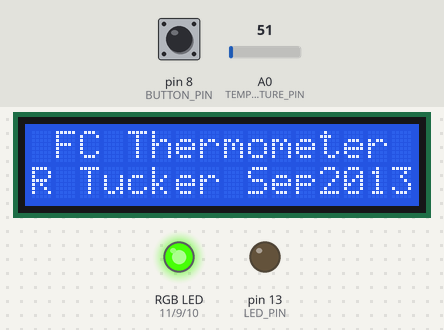
Simulated run of this sketch. Board: Arduino Uno, built with avr-gcc and run on an emulated ATmega328P. Shown: 16×2 character LCD, an RGB LED mixed from three pins (HIGH = lit), output pins drawn as LEDs (lit = HIGH). The inputs (shaded band) are chosen by the test bench; at power-on: pin 8 (BUTTON_PIN) HIGH, A0 (TEMPERATURE_PIN) = 51.

Above: at 1.2 s.
1.3 s: pin 8 (BUTTON_PIN) pulled LOW for 0.15 s
At 1.39 s:
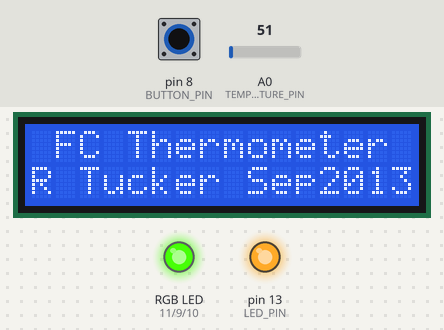
2.9 s: A0 (TEMPERATURE_PIN) set to 61
5.9 s: pin 8 (BUTTON_PIN) pulled LOW for 1 s
At 9.0 s:
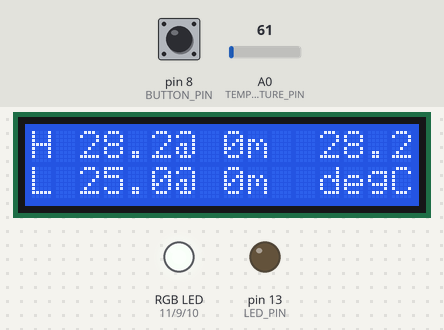
9.7 s: pin 8 (BUTTON_PIN) pulled LOW for 0.15 s
At 9.86 s:
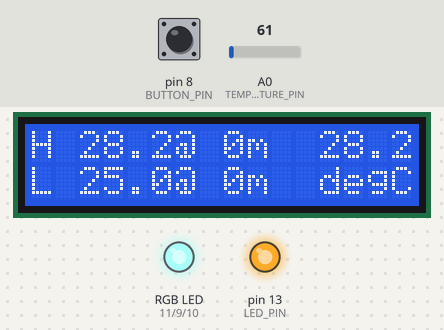
10.4 s: pin 8 (BUTTON_PIN) pulled LOW for 3.2 s
At 11.9 s:
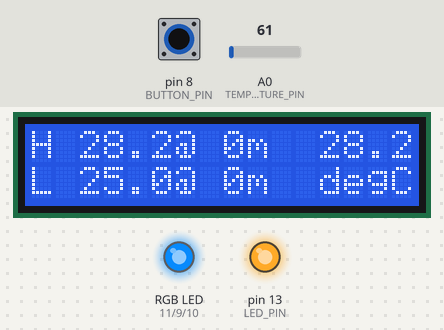
16.6 s: pin 8 (BUTTON_PIN) pulled LOW for 1 s
At 18.4 s:
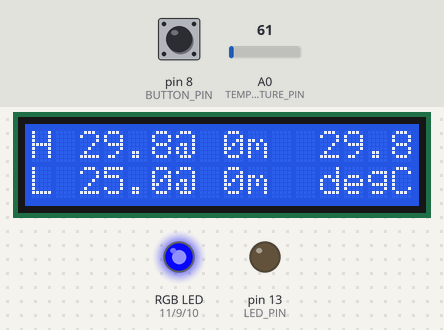
Timing chart, 0 to 19.9 s (numbered marks = the images above; inputs shaded):
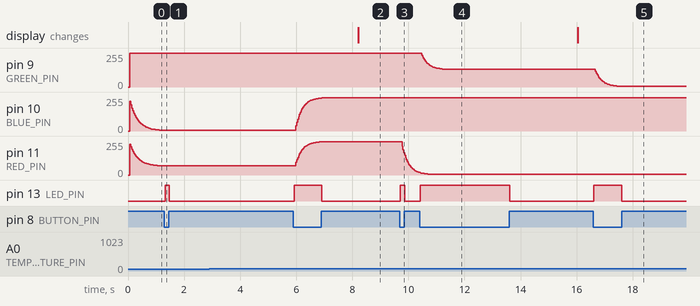

Measured:
- after the input at 1.3 s, pin 13 (LED_PIN): LOW → HIGH at once, → LOW 0.14 s later
- after the input at 2.9 s, every drawn part: stays the same
- after the input at 5.9 s, pin 10 (BLUE_PIN): moves from 7/255 to 248/255 over 0.91 s, starting after 0.09 s; pin 11 (RED_PIN): moves from 71/255 to 248/255 over 0.82 s, starting after 0.09 s; pin 13 (LED_PIN): LOW → HIGH at once, → LOW 0.98 s later
- after the input at 9.7 s, pin 11 (RED_PIN): moves from 248/255 to 19/255 over 0.61 s, starting after 0.08 s; pin 13 (LED_PIN): LOW → HIGH at once, → LOW 0.15 s later
- after the input at 10.4 s, pin 9 (GREEN_PIN): moves from 255/255 to 135/255 over 0.73 s, starting after 0.08 s; pin 13 (LED_PIN): LOW → HIGH at once, → LOW 3.2 s later
- after the input at 16.6 s, pin 9 (GREEN_PIN): moves from 135/255 to 7/255 over 0.76 s, starting after 0.07 s; pin 13 (LED_PIN): LOW → HIGH at once, → LOW 1.0 s later

The sketch:

lcd_temperature_display.ino
```cpp
// vim: sw=2 ts=2 et filetype=cpp
/*
 *
 *  LCD Temperature Display
 *
 *  Assumes:
 *    LM35 temperature device (analog pin 0)
 *    16x2 display connected to WickedDevices LCD shield
 *    Pushbutton on digital pin 7 held high by pin 8
 *    Red/Green/Blue backlights on digital pins 6, 9, and 10 respectively
 *
 *  Ryan Tucker <rtucker@gmail.com>
 */

// include the libraries
#include <stdarg.h>
#include <LiquidCrystal.h>
#include "lcd_temperature_display.h"

// Define colors corresponding to the ColorNames
const byte BacklightColors[][3] = {
  {255, 0, 0}, {255, 127, 0}, {255, 255, 0}, {0, 255, 0},
  {0, 0, 255}, {111, 0, 255}, {191, 0, 255}, {0, 0, 0}
};

// Declare Global variables
byte buttonIsPressed = FALSE;
byte buttonState;
byte lastButtonState = LOW;
unsigned long lastDebounceTime = 0;

ColorValue current_color;
ColorValue new_color;
ColorName next_color;
int voltageBins[AVERAGE_BINS] = {0};
int currentVoltageBin = -1;
TemperatureRecord high_temp = {0.0, 0};
TemperatureRecord low_temp = {999.9, 0};

// initialize the library with the numbers of the interface pins
LiquidCrystal lcd(LCD_RS_PIN, LCD_EN_PIN, LCD_D4_PIN, LCD_D5_PIN, LCD_D6_PIN, LCD_D7_PIN);

void processButton()
{
  // Debounce and read the state of the input pin, setting the
  // buttonIsPressed once when the button is pressed.
  byte reading = digitalRead(BUTTON_PIN);

  if (reading != lastButtonState) lastDebounceTime = millis();
  lastButtonState = reading;
  digitalWrite(LED_PIN, !reading);

  if ((reading != buttonState) && ((millis() - lastDebounceTime) > DEBOUNCE_DELAY))
  {
    buttonState = reading;
    if (buttonState == LOW) buttonIsPressed = TRUE;
  }
}

int convertTemperature(float raw_temp)
{
  // Converts a float temperature to integer temperature * 10
  // e.g. 23.45 -> 235

  return (int)((raw_temp * 10) + 0.5);
}

void getTemperature(float *averageval)
{
  // Reads the temperature from the LM35 device, and computes
  // a rolling average.
  int readval = analogRead(TEMPERATURE_PIN);
  byte readval_shifted;
  long bigsum = 0;

  if (currentVoltageBin < 0)
  {
    // special case: first time through.
    currentVoltageBin = 0;
    for (int i = 0; i < AVERAGE_BINS; i++)
    {
      voltageBins[i] = readval;
    }
    #ifdef DEBUG
      Serial.print("getTemperature: voltageBins initialized to ");
      Serial.println(readval);
    #endif
  } else {
    voltageBins[currentVoltageBin] = readval;
  }

  // increment the current bin, but wrap if we're at the end
  currentVoltageBin = (currentVoltageBin + 1) % AVERAGE_BINS;

  // sum all of the bins
  for (int i = 0; i < AVERAGE_BINS; i++)
  {
    bigsum += voltageBins[i];
  }

  // Compute the average, scaled from ADC value to temperature.
  *averageval  = float(bigsum) / float(AVERAGE_BINS);
  *averageval *= (float)TEMPERATURE_MULTIPLIER;
  *averageval += (float)TEMPERATURE_ADDEND;

  #ifdef DEBUG_GETTEMPERATURE
    Serial.print("getTemperature: readval=");
    Serial.print(readval);
    Serial.print(" currentVoltageBin=");
    Serial.print(currentVoltageBin);
    Serial.print(" bigsum=");
    Serial.print(bigsum);
    Serial.print(" *averageval=");
    Serial.print(*averageval);
    Serial.println("");
  #endif
}

void getColorByName(ColorValue* result, ColorName color)
{
  // Converts a ColorName to a ColorValue
  result->red_channel   = BacklightColors[(int)color][0];
  result->green_channel = BacklightColors[(int)color][1];
  result->blue_channel  = BacklightColors[(int)color][2];
}

void setColor(ColorValue* color)
{
  // Sets a color on the pins by varying the PWM brightness
  analogWrite(RED_PIN,   255-(color->red_channel));
  analogWrite(GREEN_PIN, 255-(color->green_channel));
  analogWrite(BLUE_PIN,  255-(color->blue_channel));
}

byte determineStep(byte old_val, byte target)
{
  // Compute the next value so that we transition from
  // old_val to target in a smooth timeframe.
  byte new_val = old_val;
  byte delta   = abs(old_val - target);

  // just return the new value if it's less than 2
  // otherwise, bump it up/down by the step shift value
  if      (delta < 2)        new_val = target;
  else if (old_val < target) new_val += (delta >> STEP_SHIFT);
  else                       new_val -= (delta >> STEP_SHIFT);

  #ifdef DEBUG
    if (old_val != new_val)
    {
      Serial.print("determineStep: old_val=");
      Serial.print(old_val);
      Serial.print(" target=");
      Serial.print(target);
      Serial.print(" delta=");
      Serial.print(delta);
      Serial.print(" new_val=");
      Serial.print(new_val);
      Serial.println("");
    }
  #endif

  return new_val;
}

void fadeTowardsColor(ColorValue* active_color, ColorValue* target_color)
{
  // steps towards a color in small, even increments
  active_color->red_channel   = determineStep(active_color->red_channel,   target_color->red_channel);
  active_color->green_channel = determineStep(active_color->green_channel, target_color->green_channel);
  active_color->blue_channel  = determineStep(active_color->blue_channel,  target_color->blue_channel);
}

int minutesAgo(unsigned long msec)
{
  // Returns integer number of minutes since the given millis count passed
  return max(0, ((millis() - msec) / 1000 / 60));
}

void incrementColor(ColorName* the_color)
{
  // Increments the color by one step.
  *the_color = (ColorName) (((int)*the_color + 1) % NUMBER_COLORS);
}

void setup()
{
  // init LED pins
  pinMode(RED_PIN,         OUTPUT);
  pinMode(GREEN_PIN,       OUTPUT);
  pinMode(BLUE_PIN,        OUTPUT);
  pinMode(LED_PIN,         OUTPUT);
  pinMode(BUTTON_PIN,      INPUT_PULLUP);
  pinMode(TEMPERATURE_PIN, INPUT);

  // set up the LCD's number of columns and rows:
  lcd.begin(16, 2);

  // serial for troubleshooting
  #ifdef DEBUG
    Serial.begin(115200);
  #endif
}

void normalizeTime(int* timevalue, char* timeunit)
{
  // Convert a count of minutes into a count of minutes or hours or days
  // It is worth noting that neither minutes nor hours will exceed 99,
  // and days is unlikely to surpass 40 days or so due to millis()
  // overflowing its unsigned long.
  if (*timevalue > 1439)
  {
    *timevalue /= 1400;
    *timeunit = 'd';
  }
  else if (*timevalue > 59)
  {
    *timevalue /= 60;
    *timeunit = 'h';
  }
  else
  {
    *timeunit = 'm';
  }
}

void loop()
{
  float current_temp;
  int temp_tenths;
  int timediff;
  char timespec;
  char outstr[17];

  // Get the current temperature.
  getTemperature(&current_temp);
  temp_tenths = convertTemperature(current_temp);

  if (millis() > (3*1000))
  {
    // We are past the startup screen.

    // Check for button presses.
    processButton();

    // Increment color if the button was pressed
    if (buttonIsPressed)
    {
      incrementColor(&next_color);
      buttonIsPressed = FALSE;
    }

    // Check for records
    if (temp_tenths > high_temp.temperature)
    {
      #ifdef DEBUG
        Serial.print("loop: updating high_temp.");
        Serial.print(" high_temp.temperature=");
        Serial.print(high_temp.temperature);
        Serial.print(" high_temp.time=");
        Serial.print(high_temp.time);
        Serial.print(" current_temp=");
        Serial.print(current_temp);
        Serial.print(" temp_tenths=");
        Serial.print(temp_tenths);
        Serial.print(" millis=");
        Serial.print(millis());
        Serial.println("");
      #endif

      high_temp.temperature = temp_tenths;
      high_temp.time = millis();
    }

    if (temp_tenths < low_temp.temperature)
    {
      #ifdef DEBUG
        Serial.print("loop: updating low_temp.");
        Serial.print(" low_temp.temperature=");
        Serial.print(low_temp.temperature);
        Serial.print(" low_temp.time=");
        Serial.print(low_temp.time);
        Serial.print(" current_temp=");
        Serial.print(current_temp);
        Serial.print(" temp_tenths=");
        Serial.print(temp_tenths);
        Serial.print(" millis=");
        Serial.print(millis());
        Serial.println("");
      #endif

      low_temp.temperature = temp_tenths;
      low_temp.time = millis();
    }

    // Update the display once in awhile
    if (currentVoltageBin == 0)
    {
      // Print the records.
      // Start with the high
      timediff = minutesAgo(high_temp.time);
      normalizeTime(&timediff, &timespec);

      lcd.setCursor(0, 0);
      snprintf(outstr, 17, "H%3d.%1d@%2d%c %3d%1c%1d", high_temp.temperature/10,
               high_temp.temperature%10, timediff, timespec,
               temp_tenths/10, '.',
               temp_tenths%10
              );
      lcd.print(outstr);

      // Then do the low
      timediff = minutesAgo(low_temp.time);
      normalizeTime(&timediff, &timespec);

      lcd.setCursor(0, 1);
      snprintf(outstr, 17, "L%3d.%1d@%2d%c  deg%1c", low_temp.temperature/10,
               low_temp.temperature%10, timediff, timespec, 'C'
              );
      lcd.print(outstr);
    }
  } else {
    // Startup message
    lcd.setCursor(0, 0);
    lcd.print(STARTUP_MESSAGE_0);
    lcd.setCursor(0, 1);
    lcd.print(STARTUP_MESSAGE_1);

    // read, but ignore, button presses
    processButton();
    buttonIsPressed = FALSE;

    next_color = VIOLET_COLOR;

  }

  // Manage colors
  getColorByName(&new_color, next_color);
  fadeTowardsColor(&current_color, &new_color);
  setColor(&current_color);

  // Sleep for a bit
  delay(SLEEP_TIME);
}
```

lcd_temperature_display.h
```cpp
// vim: ts=2 et
#ifndef __LCD_TEMPERATURE_DISPLAY_H
#define __LCD_TEMPERATURE_DISPLAY_H

#define TRUE 1
#define FALSE 0

//#define DEBUG
//#define DEBUG_GETTEMPERATURE

// Define constants
#define AVERAGE_BINS_BITS 8   // 10 = 2^10 = 1024
#define AVERAGE_BINS (1 << AVERAGE_BINS_BITS)
#define SLEEP_TIME 30
#define DEBOUNCE_DELAY 50
#define NUMBER_COLORS 8
#define STEP_SHIFT 3
#define TEMPERATURE_MULTIPLIER float(5)/float(1024)/float(0.01)
#define TEMPERATURE_ADDEND 0

//                         0         1
//                         0123456789012345
#define STARTUP_MESSAGE_0 " FC Thermometer "
#define STARTUP_MESSAGE_1 "R Tucker Sep2013"
// "FC" stands for "Feature Creep"

// Define types
struct ColorValue
{
  int red_channel;
  int green_channel;
  int blue_channel;
};

struct TemperatureRecord
{
  int temperature;
  unsigned long time;
};

enum ColorName
{
  RED_COLOR,
  ORANGE_COLOR,
  YELLOW_COLOR,
  GREEN_COLOR,
  BLUE_COLOR,
  INDIGO_COLOR,
  VIOLET_COLOR,
  NO_COLOR
};


// Define LED pins
#define RED_PIN 11
#define GREEN_PIN 9
#define BLUE_PIN 10
#define LED_PIN 13

#define BUTTON_PIN 8

#define TEMPERATURE_PIN A0

#define LCD_RS_PIN 12
#define LCD_EN_PIN 7
#define LCD_D4_PIN 2
#define LCD_D5_PIN 3
#define LCD_D6_PIN 5
#define LCD_D7_PIN 4

#endif
```
